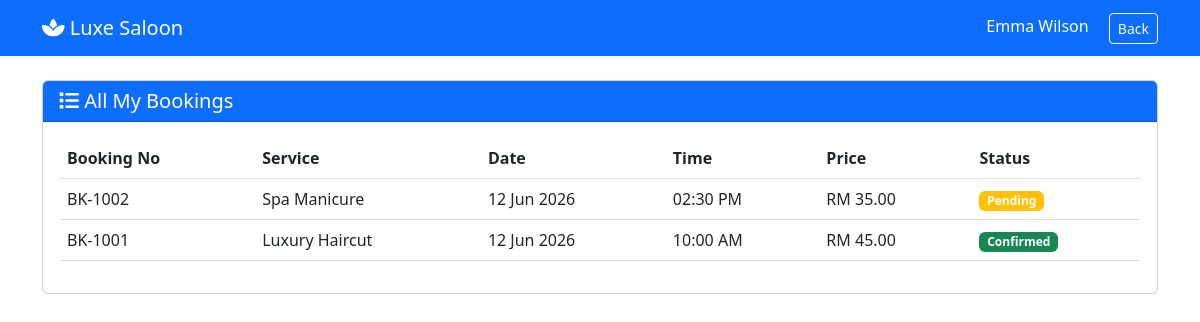
The app's page /my-bookings.php (signed in) with its own data.
### tables this page shows
CREATE TABLE IF NOT EXISTS bookings (
    id INT PRIMARY KEY AUTO_INCREMENT,
    booking_no VARCHAR(20) UNIQUE,
    user_id INT,
    service_id INT,
    customer_name VARCHAR(100),
    customer_email VARCHAR(100),
    customer_phone VARCHAR(20),
    booking_date DATE,
    booking_time TIME,
    status ENUM('pending', 'confirmed', 'completed', 'cancelled') DEFAULT 'pending',
    notes TEXT,
    created_at TIMESTAMP DEFAULT CURRENT_TIMESTAMP,
    FOREIGN KEY (user_id) REFERENCES users(id),
    FOREIGN KEY (service_id) REFERENCES services(id)
);

CREATE TABLE IF NOT EXISTS services (
    id INT PRIMARY KEY AUTO_INCREMENT,
    name VARCHAR(100) NOT NULL,
    description TEXT,
    price DECIMAL(10,2),
    duration INT,
    image_icon VARCHAR(50),
    is_active TINYINT DEFAULT 1
);

### my-bookings.php (the view, shortened to what this page needs)
<?php
function escape($data) {
    return htmlspecialchars($data, ENT_QUOTES, 'UTF-8');
}
require_once 'config/database.php';
$user_id = $_SESSION['user_id'];
$bookings = $conn->query("
    SELECT b.*, s.name as service_name, s.price, s.duration
    FROM bookings b
    JOIN services s ON b.service_id = s.id
    WHERE b.user_id = $user_id
    ORDER BY b.booking_date DESC, b.booking_time DESC
");
?>
<!DOCTYPE html>
<html lang="en">
<head>
    <link href="https://cdn.jsdelivr.net/npm/bootstrap@5.3.0/dist/css/bootstrap.min.css" rel="stylesheet">
    <link rel="stylesheet" href="https://cdnjs.cloudflare.com/ajax/libs/font-awesome/6.4.0/css/all.min.css">
</head>
<body>
    <nav class="navbar navbar-dark bg-primary">
        <div class="container">
            <a class="navbar-brand" href="dashboard.php"><i class="fas fa-spa"></i> Luxe Saloon</a>
            <div>
                <span class="text-white me-3"><?php echo escape($_SESSION['user_name']); ?></span>
                <a href="dashboard.php" class="btn btn-sm btn-outline-light">Back</a>
            </div>
        </div>
    </nav>
    <div class="container mt-4">
        <div class="card">
            <div class="card-header bg-primary text-white">
                <h5 class="mb-0"><i class="fas fa-list"></i> All My Bookings</h5>
            </div>
            <div class="card-body">
                <?php if($bookings->num_rows == 0): ?>
                    <div class="text-center py-5">No bookings found</div>
                <?php else: ?>
                    <div class="table-responsive">
                        <table class="table">
                            <thead>
                                <tr>
                                    <th>Booking No</th>
                                    <th>Service</th>
                                    <th>Date</th>
                                    <th>Time</th>
                                    <th>Price</th>
                                    <th>Status</th>
                                </tr>
                            </thead>
                            <tbody>
                                <?php while($b = $bookings->fetch_assoc()): ?>
                                <tr>
                                    <td><?php echo $b['booking_no']; ?></td>
                                    <td><?php echo $b['service_name']; ?></td>
                                    <td><?php echo date('d M Y', strtotime($b['booking_date'])); ?></td>
                                    <td><?php echo date('h:i A', strtotime($b['booking_time'])); ?></td>
                                    <td>RM <?php echo $b['price']; ?></td>
                                    <td>
                                        <span class="badge bg-<?php echo $b['status'] == 'confirmed' ? 'success' : ($b['status'] == 'pending' ? 'warning' : 'secondary'); ?>">
                                            <?php echo ucfirst($b['status']); ?>
                                        </span>
                                    </td>
                                </tr>
                                <?php endwhile; ?>
                            </tbody>
                        </table>
                    </div>
                <?php endif; ?>
            </div>
        </div>
    </div>
</body>
</html>

### records on screen
bookings: booking_no "BK-1002", service.name "Spa Manicure", booking_date "12 Jun 2026", booking_time "02:30 PM", service.price "35.00", status "Pending"
bookings: booking_no "BK-1001", service.name "Luxury Haircut", booking_date "12 Jun 2026", booking_time "10:00 AM", service.price "45.00", status "Confirmed"

### other values on screen
$_SESSION['user_name'] "Emma Wilson"
